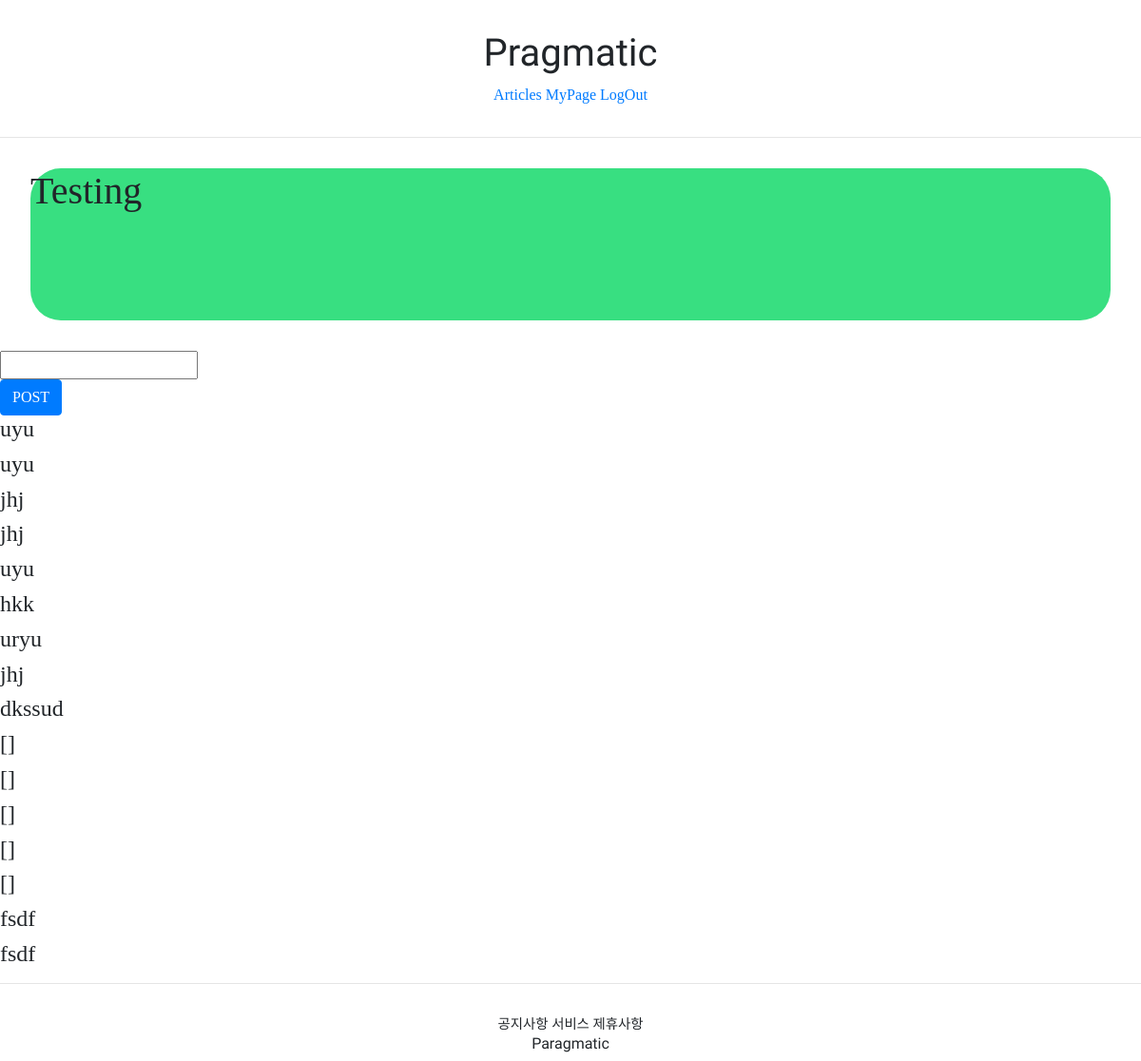
The app's page /accounts/hello/ (signed in) with its own data.
### acc/models.py (models this page shows)
class HelloWorld(models.Model):
    text = models.CharField(max_length=250, null=False)

### acc/views.py (the view)
# urls.py: path("hello/", hello, name='hello'),
@login_required
def hello(request):
    if request.method == "POST":
        temp = request.POST.get("hello_world_input")
        new_hello_world = HelloWorld()
        new_hello_world.text = temp
        new_hello_world.save()
        return HttpResponseRedirect(reverse("account:hello"))
    else:
        hello_world_list = HelloWorld.objects.all()
        return render(request, "acc/hello.html", context={'hello_world_list': hello_world_list})

### acc/templates/acc/hello.html (shortened to what this page needs)
{% extends 'base.html' %}
{% block content %}
    <div style="height: 10rem; background-color: #38df81; margin: 2rem; border-radius: 2rem;">
        <h1>Testing</h1>
    </div>
    <form action="/account/hello/" method="post">
        <div>
            <input type="text" name="hello_world_input">
        </div>
        <div>
            <input type="submit" class="btn btn-primary" value="POST">
        </div>
    </form>
    {% if hello_world_list %}
        {% for hello in  hello_world_list %}
            <h4>
                {{ hello.text }}
            </h4>
        {% endfor %}
    {% endif %}
{% endblock %}

### records on screen
HelloWorld: text "uyu"
HelloWorld: text "uyu"
HelloWorld: text "jhj"
HelloWorld: text "jhj"
HelloWorld: text "uyu"
HelloWorld: text "hkk"
HelloWorld: text "uryu"
HelloWorld: text "jhj"
HelloWorld: text "dkssud"
HelloWorld: text "[]"
HelloWorld: text "[]"
HelloWorld: text "[]"
HelloWorld: text "[]"
HelloWorld: text "[]"
HelloWorld: text "fsdf"
HelloWorld: text "fsdf"
